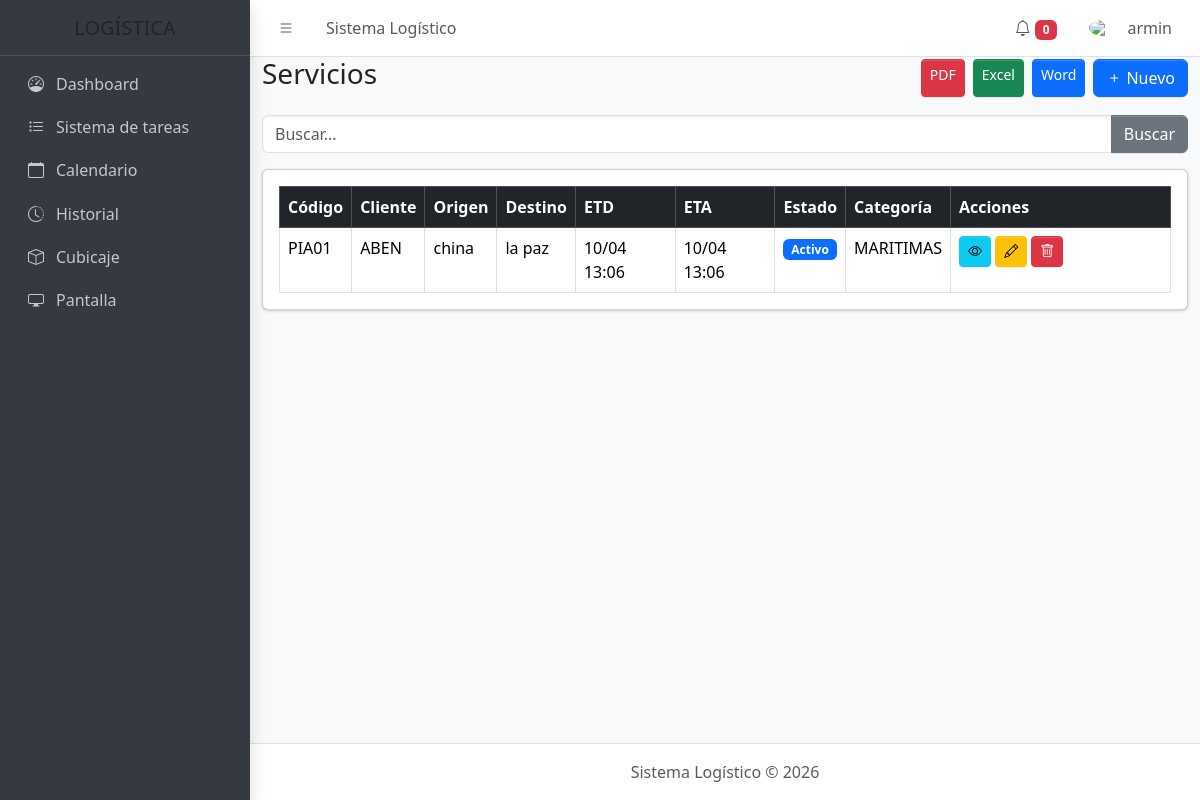
Page /tareas/index.php (signed in) on the committed database.
### tables this page shows
CREATE TABLE `servicios` (
  `id` int(11) NOT NULL,
  `codigo` varchar(50) DEFAULT NULL,
  `cliente` varchar(100) DEFAULT NULL,
  `descripcion` text DEFAULT NULL,
  `creado_por` int(11) DEFAULT NULL,
  `fecha_creacion` timestamp NOT NULL DEFAULT current_timestamp(),
  `categoria_id` int(11) DEFAULT NULL,
  `estado` varchar(20) DEFAULT 'activo',
  `master` varchar(100) DEFAULT NULL,
  `house` varchar(100) DEFAULT NULL,
  `origen` varchar(100) DEFAULT NULL,
  `destino` varchar(100) DEFAULT NULL,
  `factura` varchar(100) DEFAULT NULL,
  `etd` datetime DEFAULT NULL,
  `eta` datetime DEFAULT NULL,
  `estado_logistico` enum('programado','en_transito','arribado') DEFAULT 'programado',
  `visible_pantalla` tinyint(1) DEFAULT 1
);

CREATE TABLE `categorias` (
  `id` int(11) NOT NULL,
  `nombre` varchar(50) NOT NULL
);

### login/Auth.php (called while the page is built, shortened)
<?php
class Auth {
    public static function rol(){
        return strtoupper(trim($_SESSION['rol'] ?? 'USER'));
    }
}

### login/Permisos.php (called while the page is built, shortened)
<?php
require_once __DIR__ . "/Auth.php";
class Permisos
{
private static function rolLimpio()
{
    $rol = Auth::rol();
    return strtoupper(trim($rol));
}
private static function permisosRol($rol)
{
    $db = Database::conectar();
    $stmt = $db->prepare("SELECT permiso FROM permisos WHERE UPPER(TRIM(rol)) = ?");
    $stmt->execute([$rol]);
    $data = $stmt->fetchAll(PDO::FETCH_ASSOC);
    return array_map(function($p){
        return trim($p['permiso']);
    }, $data);
}
public static function puede($permiso)
{
    $rol = self::rolLimpio();
    $permisos = self::permisosRol($rol);
    return in_array(trim($permiso), $permisos);
}
}

### tareas/index.php (the view, shortened to what this page needs)
<?php
require_once "../login/Auth.php";
require_once "../login/Permisos.php";
$db = Database::conectar();
$busqueda = $_GET['q'] ?? '';
if ($busqueda != '') {
    $stmt = $db->prepare("
        SELECT s.*, c.nombre as categoria
        FROM servicios s
        LEFT JOIN categorias c ON s.categoria_id = c.id
        WHERE s.codigo LIKE ? OR s.cliente LIKE ? OR s.descripcion LIKE ?
        ORDER BY s.id DESC
    ");
    $like = "%$busqueda%";
    $stmt->execute([$like, $like, $like]);
} else {
    $stmt = $db->query("
        SELECT s.*, c.nombre as categoria
        FROM servicios s
        LEFT JOIN categorias c ON s.categoria_id = c.id
        ORDER BY s.id DESC
    ");
}
$servicios = $stmt->fetchAll();
?>
<div class="d-flex justify-content-between align-items-center mb-3">
<h3>Servicios</h3>
<div class="d-flex gap-2">
<?php if(Permisos::puede('export.ver')){ ?>
<a href="../export/pdf_servicios.php" target="_blank" class="btn btn-danger btn-sm">PDF</a>
<a href="../export/excel_servicios.php" class="btn btn-success btn-sm">Excel</a>
<a href="../export/word_servicios.php" class="btn btn-primary btn-sm">Word</a>
<?php } ?>
<?php if(Permisos::puede('servicios.crear')){ ?>
<a href="crear_servicio.php" class="btn btn-primary">
<i class="bi bi-plus"></i> Nuevo
</a>
<?php } ?>
</div>
</div>
<form id="formBuscar" class="mb-3">
<div class="input-group">
<input type="text" id="buscarInput" name="q" class="form-control" placeholder="Buscar..." value="<?php echo htmlspecialchars($busqueda); ?>">
<button class="btn btn-secondary">Buscar</button>
</div>
</form>
<div class="card">
<div class="card-body table-responsive">
<table class="table table-bordered table-hover">
<thead class="table-dark">
<tr>
<th>Código</th>
<th>Cliente</th>
<th>Origen</th>
<th>Destino</th>
<th>ETD</th>
<th>ETA</th>
<th>Estado</th>
<th>Categoría</th>
<th width="220">Acciones</th>
</tr>
</thead>
<tbody id="tablaServicios">
<?php foreach($servicios as $s){ ?>
<?php
$stmtT = $db->prepare("
    SELECT COUNT(*) total,
    SUM(CASE WHEN estado='TERMINADO' THEN 1 ELSE 0 END) terminadas
    FROM tareas WHERE servicio_id=?
");
$stmtT->execute([$s['id']]);
$estadoTareas = $stmtT->fetch(PDO::FETCH_ASSOC);
$total = $estadoTareas['total'];
$terminadas = $estadoTareas['terminadas'];
$completo = ($total > 0 && $total == $terminadas);
?>
<tr id="fila_<?php echo $s['id']; ?>">
<td><?php echo htmlspecialchars($s['codigo']); ?></td>
<td><?php echo htmlspecialchars($s['cliente']); ?></td>
<td><?php echo htmlspecialchars($s['origen']); ?></td>
<td><?php echo htmlspecialchars($s['destino']); ?></td>
<td><?php echo $s['etd'] ? date('d/m H:i', strtotime($s['etd'])) : ''; ?></td>
<td><?php echo $s['eta'] ? date('d/m H:i', strtotime($s['eta'])) : ''; ?></td>
<td id="estado_servicio_<?php echo $s['id']; ?>">
<?php if($s['estado'] === 'FINALIZADO'){ ?>
<span class="badge bg-success">FINALIZADO</span>
<?php } else { ?>
<span class="badge bg-primary">Activo</span>
<?php } ?>
</td>
<td><?php echo htmlspecialchars($s['categoria']); ?></td>
<td>
<a href="ver_servicio.php?id=<?php echo $s['id']; ?>" class="btn btn-info btn-sm">
<i class="bi bi-eye"></i>
</a>
<?php if(Permisos::puede('servicios.editar')){ ?>
<a href="editar_servicio.php?id=<?php echo $s['id']; ?>" class="btn btn-warning btn-sm">
<i class="bi bi-pencil"></i>
</a>
<?php } ?>
<?php if(Permisos::puede('servicios.eliminar')){ ?>
<button onclick="eliminarServicio(<?php echo $s['id']; ?>)"
class="btn btn-danger btn-sm">
<i class="bi bi-trash"></i>
</button>
<?php } ?>
</td>
</tr>
<?php } ?>
</tbody>
</table>
</div>
</div>
<?php
require_once "../layouts/app.php";
?>

### rows in the picture
servicios: codigo "PIA01", cliente "ABEN", origen "china", destino "la paz", etd "10/04 13:06", eta "10/04 13:06", estado "Activo", categoria.nombre "MARITIMAS"

### other values in the picture
$_SESSION['nombre'] "armin"
